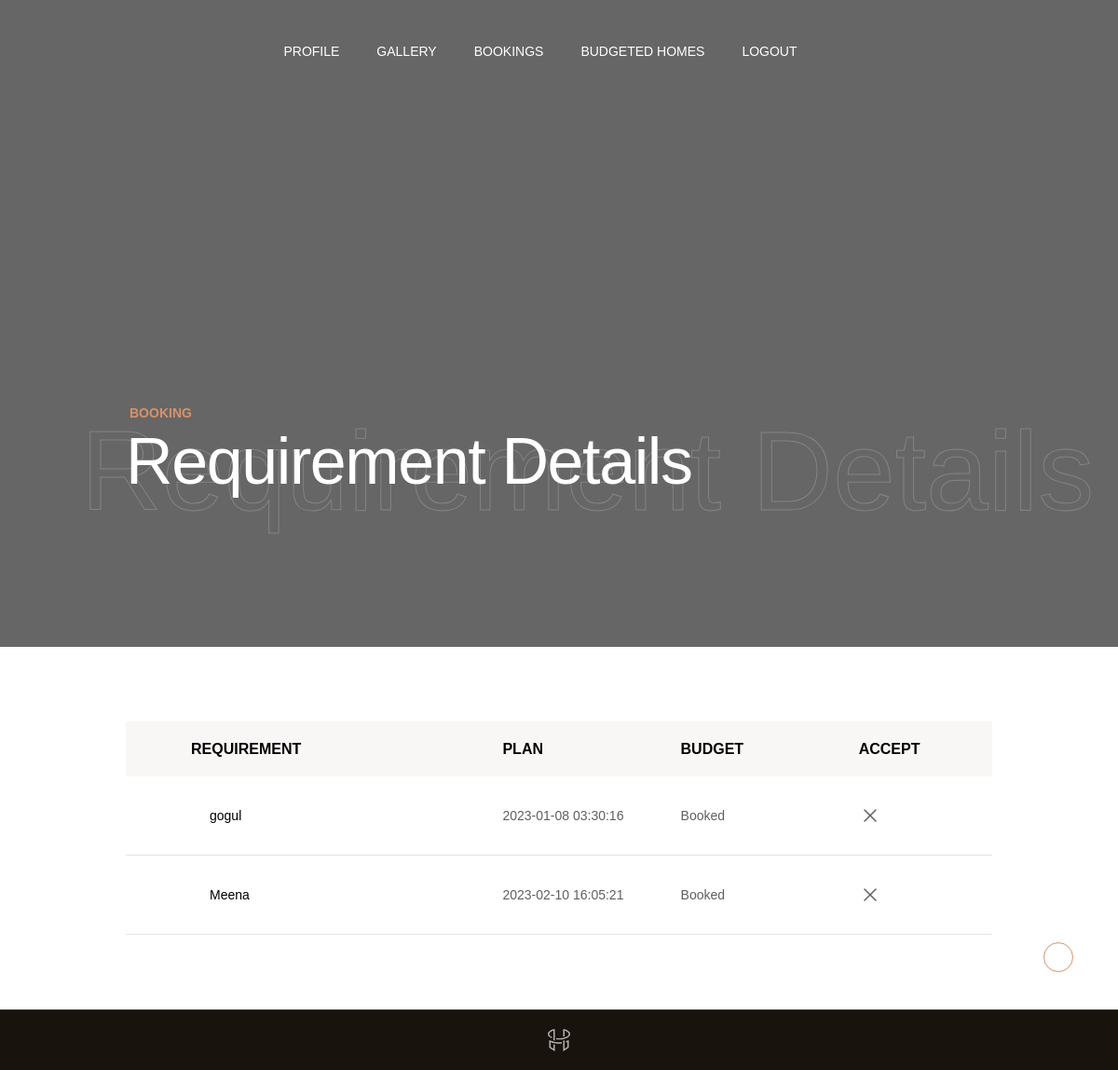
Before: /architecture/reqview.php (signed in) with the older database file.
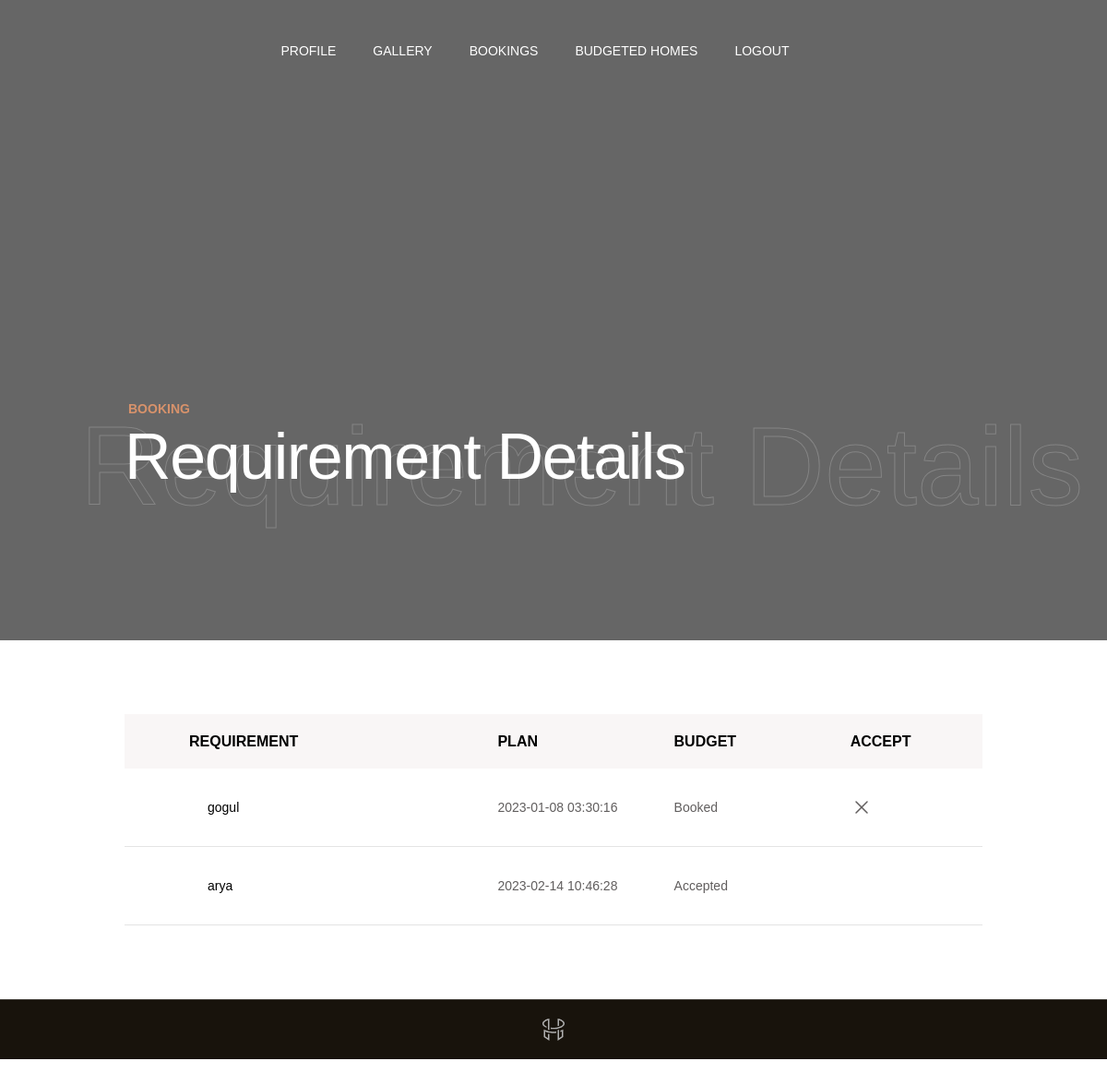
After: the same page with the newer database file.
### tables this page shows
CREATE TABLE IF NOT EXISTS `company_booking` (
  `b_id` int(30) NOT NULL AUTO_INCREMENT,
  `bl_id` int(30) NOT NULL,
  `bcl_id` int(30) NOT NULL,
  `b_fname` varchar(100) NOT NULL,
  `b_lname` varchar(100) NOT NULL,
  `b_email` varchar(100) NOT NULL,
  `b_address` varchar(100) NOT NULL,
  `b_contactnumber` varchar(100) NOT NULL,
  `b_status` varchar(100) NOT NULL,
  `b_date` timestamp NOT NULL DEFAULT CURRENT_TIMESTAMP,
  PRIMARY KEY (`b_id`)
);

### architecture/reqview.php (the view, shortened to what this page needs)
<?php
include 'ar_header.php';
?>
  <div class="content-wrapper  js-content-wrapper">
        <section class="page-masthead">
          <div data-parallax="0.6" class="page-masthead__bg">
          </div>
          <div class="container">
            <div class="page-masthead__content">
              <div class="row justify-content-between md:justify-content-center align-items-center">
                <div class="col-lg-9 col-md-10">
                  <div data-anim="slide-up delay-1">
                    <div class="page-masthead__subtitle">Booking</div>
                    <div class="page-masthead__back_title">Requirement Details</div>
                    <h1 class="page-masthead__title text-white">Requirement Details</h1>
                  </div>
                </div>
              </div>
            </div>
          </div>
        </section>
        <section class="layout-pt-md layout-pb-md">
          <div class="container">
            <div class="row x-gap-60">
              <div class="col-lg">
                <div class="shopCart-header sm:d-none">
                  <div class="row no-gutters justify-content-between">
                    <div class="col-md-4">
                      <div class="shopCart-header__title">
                        Requirement
                      </div>
                    </div>
                    <div class="col-md-2">
                      <div class="shopCart-header__title">
                        Plan
                      </div>
                    </div>
                    <div class="col-md-2">
                      <div class="shopCart-header__title">
                    Budget
                      </div>
                    </div>
                    <div class="col-md-2">
                      <div class="shopCart-header__title">
                        Accept
                      </div>
                    </div>
                  </div>
                </div>
                <div class="shopCart-products">
                  <?php
 $sql="SELECT *  FROM company_booking WHERE bcl_id=$c_id";
                    $result = $con->query($sql);
                               while($row= mysqli_fetch_array($result))
                                 {
                                  ?>
                  <div class="shopCart-products__item">
                    <div class="row no-gutters y-gap-10 justify-content-between">
                      <div class="col-md-4">
                        <div class="shopCart-products__product">
                          <div class="title"><?php echo  $b_fname= $row['b_fname']; ?></div>
                        </div>
                      </div>
                      <div class="col-md-2 sm:mt-16">
                        <div class="d-flex h-100 align-items-center">
                          <div class="shopCart-products__price text-grey">
                             <?php echo  $b_date=$row['b_date']; ?>
                          </div>
                        </div>
                      </div>
                      <div class="col-md-2">
                        <div class="d-flex h-100 align-items-center">
                          <div class="shopCart-products__quantity text-grey">
                            <?php echo  $b_status=$row['b_status']; ?>
                          </div>
                        </div>
                      </div>
                      <div class="col-md-2">
                        <div class="d-flex h-100 align-items-center">
                          <div class="shopCart-products__subtotal text-grey">
                            <div class="shopCart-products__cross">
                              <?php
$dddd="Booked";
                               if($b_status==$dddd)
                               {
                                ?>
                       <a href="accrej.php?b_id=<?php echo $row['b_id']; ?>"> <i class="icon" data-feather="x"></i></a>
                     <?php  } ?>
                      </div>
                          </div>
                        </div>
                      </div>
                    </div>
                  </div>
                <?php   }
                                 ?>
                </div>
              </div>
              </div>
          </div>
        </section>
       <?php
include 'ar_footer.php';
?>

Changed rows visible on the page:
changed company_booking: b_fname "Meena" → "arya"; b_date "2023-02-10 16:05:21" → "2023-02-14 10:46:28"; b_status "Booked" → "Accepted"
